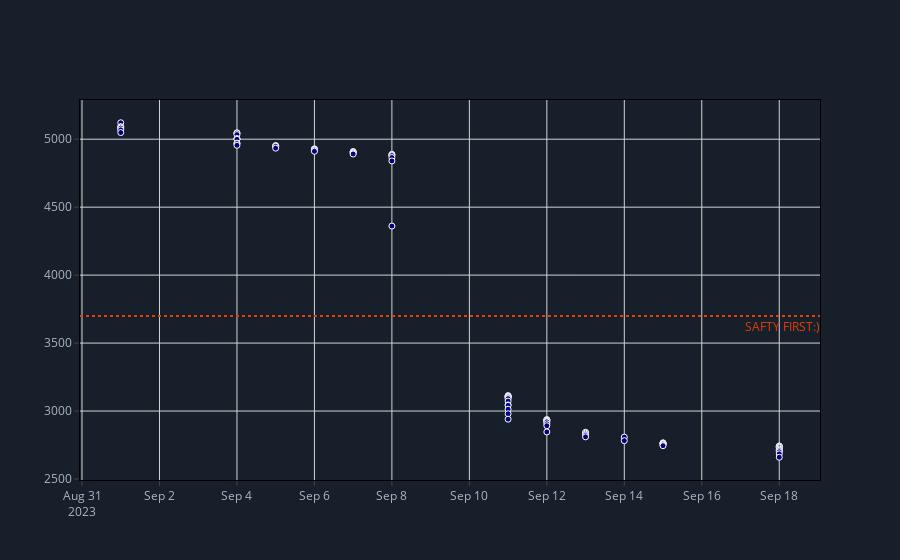

Here is the notebook cell this chart was saved with:
### Code cell
my_statement2.plotly_balance()
